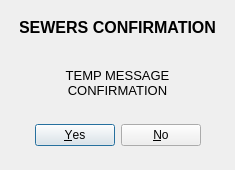
<?xml version="1.0" encoding="UTF-8"?>
<ui version="4.0">
 <class>sewersConfirmationDialog</class>
 <widget class="QDialog" name="sewersConfirmationDialog">
  <property name="geometry">
   <rect>
    <x>0</x>
    <y>0</y>
    <width>235</width>
    <height>170</height>
   </rect>
  </property>
  <property name="minimumSize">
   <size>
    <width>235</width>
    <height>170</height>
   </size>
  </property>
  <property name="maximumSize">
   <size>
    <width>235</width>
    <height>170</height>
   </size>
  </property>
  <property name="windowTitle">
   <string>Sewers Confirmation</string>
  </property>
  <property name="windowIcon">
   <iconset>
    <normaloff>../sewersIcon.ico</normaloff>../sewersIcon.ico</iconset>
  </property>
  <layout class="QVBoxLayout" name="verticalLayout" stretch="0,0,1">
   <property name="spacing">
    <number>10</number>
   </property>
   <property name="leftMargin">
    <number>20</number>
   </property>
   <property name="topMargin">
    <number>10</number>
   </property>
   <property name="rightMargin">
    <number>20</number>
   </property>
   <property name="bottomMargin">
    <number>20</number>
   </property>
   <item>
    <widget class="QLabel" name="sewersConfirmationTitleLabel">
     <property name="sizePolicy">
      <sizepolicy hsizetype="Minimum" vsizetype="Minimum">
       <horstretch>0</horstretch>
       <verstretch>0</verstretch>
      </sizepolicy>
     </property>
     <property name="minimumSize">
      <size>
       <width>195</width>
       <height>35</height>
      </size>
     </property>
     <property name="maximumSize">
      <size>
       <width>195</width>
       <height>35</height>
      </size>
     </property>
     <property name="font">
      <font>
       <pointsize>12</pointsize>
       <bold>true</bold>
      </font>
     </property>
     <property name="text">
      <string>SEWERS CONFIRMATION</string>
     </property>
     <property name="alignment">
      <set>Qt::AlignCenter</set>
     </property>
    </widget>
   </item>
   <item>
    <widget class="QLabel" name="sewersConfirmationTextLabel">
     <property name="font">
      <font>
       <pointsize>10</pointsize>
      </font>
     </property>
     <property name="text">
      <string>TEMP MESSAGE CONFIRMATION</string>
     </property>
     <property name="alignment">
      <set>Qt::AlignCenter</set>
     </property>
     <property name="wordWrap">
      <bool>true</bool>
     </property>
    </widget>
   </item>
   <item>
    <widget class="QDialogButtonBox" name="sewersConfirmationButtonBox">
     <property name="minimumSize">
      <size>
       <width>0</width>
       <height>30</height>
      </size>
     </property>
     <property name="orientation">
      <enum>Qt::Horizontal</enum>
     </property>
     <property name="standardButtons">
      <set>QDialogButtonBox::No|QDialogButtonBox::Yes</set>
     </property>
     <property name="centerButtons">
      <bool>true</bool>
     </property>
    </widget>
   </item>
  </layout>
 </widget>
 <resources/>
 <connections>
  <connection>
   <sender>sewersConfirmationButtonBox</sender>
   <signal>accepted()</signal>
   <receiver>sewersConfirmationDialog</receiver>
   <slot>accept()</slot>
   <hints>
    <hint type="sourcelabel">
     <x>248</x>
     <y>254</y>
    </hint>
    <hint type="destinationlabel">
     <x>157</x>
     <y>274</y>
    </hint>
   </hints>
  </connection>
  <connection>
   <sender>sewersConfirmationButtonBox</sender>
   <signal>rejected()</signal>
   <receiver>sewersConfirmationDialog</receiver>
   <slot>reject()</slot>
   <hints>
    <hint type="sourcelabel">
     <x>316</x>
     <y>260</y>
    </hint>
    <hint type="destinationlabel">
     <x>286</x>
     <y>274</y>
    </hint>
   </hints>
  </connection>
 </connections>
</ui>
